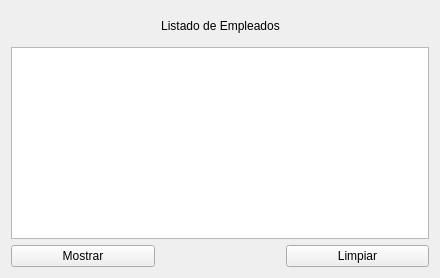
                <widget class="QWidget" name="ConsultarEmpleado">
                 <attribute name="title">
                  <string>Listado empleado</string>
                 </attribute>
                 <layout class="QGridLayout" name="gridLayout_14">
                  <item row="0" column="0">
                   <spacer name="horizontalSpacer_25">
                    <property name="orientation">
                     <enum>Qt::Horizontal</enum>
                    </property>
                    <property name="sizeHint" stdset="0">
                     <size>
                      <width>144</width>
                      <height>20</height>
                     </size>
                    </property>
                   </spacer>
                  </item>
                  <item row="0" column="1">
                   <widget class="QLabel" name="label_28">
                    <property name="minimumSize">
                     <size>
                      <width>30</width>
                      <height>30</height>
                     </size>
                    </property>
                    <property name="maximumSize">
                     <size>
                      <width>1500</width>
                      <height>200</height>
                     </size>
                    </property>
                    <property name="styleSheet">
                     <string notr="true">font: 75 36pt &quot;MS Shell Dlg 2&quot;;</string>
                    </property>
                    <property name="lineWidth">
                     <number>-1</number>
                    </property>
                    <property name="text">
                     <string>Listado de Empleados</string>
                    </property>
                    <property name="alignment">
                     <set>Qt::AlignCenter</set>
                    </property>
                   </widget>
                  </item>
                  <item row="0" column="2">
                   <spacer name="horizontalSpacer_24">
                    <property name="orientation">
                     <enum>Qt::Horizontal</enum>
                    </property>
                    <property name="sizeHint" stdset="0">
                     <size>
                      <width>143</width>
                      <height>20</height>
                     </size>
                    </property>
                   </spacer>
                  </item>
                  <item row="1" column="0" colspan="3">
                   <widget class="QTableWidget" name="tabla_Consultar_Empleado"/>
                  </item>
                  <item row="2" column="0">
                   <widget class="QPushButton" name="pushButton_Mostrar_Empleado">
                    <property name="text">
                     <string>Mostrar</string>
                    </property>
                   </widget>
                  </item>
                  <item row="2" column="2">
                   <widget class="QPushButton" name="pushButton_Limiar_Empleado">
                    <property name="text">
                     <string>Limpiar</string>
                    </property>
                   </widget>
                  </item>
                 </layout>
                </widget>
